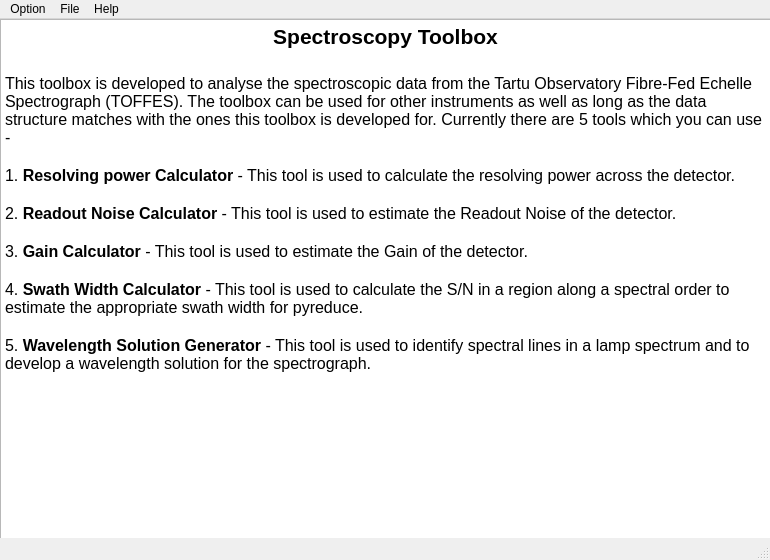
<?xml version="1.0" encoding="UTF-8"?>
<ui version="4.0">
 <class>MainWindow</class>
 <widget class="QMainWindow" name="MainWindow">
  <property name="geometry">
   <rect>
    <x>0</x>
    <y>0</y>
    <width>770</width>
    <height>560</height>
   </rect>
  </property>
  <property name="windowTitle">
   <string>MainWindow</string>
  </property>
  <widget class="QWidget" name="centralwidget">
   <widget class="QTextBrowser" name="textBrowser">
    <property name="geometry">
     <rect>
      <x>0</x>
      <y>0</y>
      <width>771</width>
      <height>541</height>
     </rect>
    </property>
    <property name="html">
     <string>&lt;!DOCTYPE HTML PUBLIC &quot;-//W3C//DTD HTML 4.0//EN&quot; &quot;http://www.w3.org/TR/REC-html40/strict.dtd&quot;&gt;
&lt;html&gt;&lt;head&gt;&lt;meta name=&quot;qrichtext&quot; content=&quot;1&quot; /&gt;&lt;style type=&quot;text/css&quot;&gt;
p, li { white-space: pre-wrap; }
&lt;/style&gt;&lt;/head&gt;&lt;body style=&quot; font-family:'Sans Serif'; font-size:9pt; font-weight:400; font-style:normal;&quot;&gt;
&lt;p align=&quot;center&quot; style=&quot; margin-top:0px; margin-bottom:0px; margin-left:0px; margin-right:0px; -qt-block-indent:0; text-indent:0px;&quot;&gt;&lt;span style=&quot; font-size:16pt; font-weight:600;&quot;&gt;Spectroscopy Toolbox&lt;/span&gt;&lt;/p&gt;
&lt;p style=&quot;-qt-paragraph-type:empty; margin-top:0px; margin-bottom:0px; margin-left:0px; margin-right:0px; -qt-block-indent:0; text-indent:0px; font-size:16pt; font-weight:600;&quot;&gt;&lt;br /&gt;&lt;/p&gt;
&lt;p style=&quot; margin-top:0px; margin-bottom:0px; margin-left:0px; margin-right:0px; -qt-block-indent:0; text-indent:0px;&quot;&gt;&lt;span style=&quot; font-size:12pt;&quot;&gt;This toolbox is developed to analyse the spectroscopic data from the Tartu Observatory Fibre-Fed Echelle Spectrograph (TOFFES). The toolbox can be used for other instruments as well as long as the data structure matches with the ones this toolbox is developed for. Currently there are 5 tools which you can use - &lt;/span&gt;&lt;/p&gt;
&lt;p style=&quot;-qt-paragraph-type:empty; margin-top:0px; margin-bottom:0px; margin-left:0px; margin-right:0px; -qt-block-indent:0; text-indent:0px; font-size:12pt;&quot;&gt;&lt;br /&gt;&lt;/p&gt;
&lt;p style=&quot; margin-top:0px; margin-bottom:0px; margin-left:0px; margin-right:0px; -qt-block-indent:0; text-indent:0px;&quot;&gt;&lt;span style=&quot; font-size:12pt;&quot;&gt;1. &lt;/span&gt;&lt;span style=&quot; font-size:12pt; font-weight:600;&quot;&gt;Resolving power Calculator&lt;/span&gt;&lt;span style=&quot; font-size:12pt;&quot;&gt; - This tool is used to calculate the resolving power across the detector.&lt;/span&gt;&lt;/p&gt;
&lt;p style=&quot;-qt-paragraph-type:empty; margin-top:0px; margin-bottom:0px; margin-left:0px; margin-right:0px; -qt-block-indent:0; text-indent:0px; font-size:12pt;&quot;&gt;&lt;br /&gt;&lt;/p&gt;
&lt;p style=&quot; margin-top:0px; margin-bottom:0px; margin-left:0px; margin-right:0px; -qt-block-indent:0; text-indent:0px;&quot;&gt;&lt;span style=&quot; font-size:12pt;&quot;&gt;2. &lt;/span&gt;&lt;span style=&quot; font-size:12pt; font-weight:600;&quot;&gt;Readout Noise Calculator&lt;/span&gt;&lt;span style=&quot; font-size:12pt;&quot;&gt; - This tool is used to estimate the Readout Noise of the detector.&lt;/span&gt;&lt;/p&gt;
&lt;p style=&quot;-qt-paragraph-type:empty; margin-top:0px; margin-bottom:0px; margin-left:0px; margin-right:0px; -qt-block-indent:0; text-indent:0px; font-size:12pt;&quot;&gt;&lt;br /&gt;&lt;/p&gt;
&lt;p style=&quot; margin-top:0px; margin-bottom:0px; margin-left:0px; margin-right:0px; -qt-block-indent:0; text-indent:0px;&quot;&gt;&lt;span style=&quot; font-size:12pt;&quot;&gt;3. &lt;/span&gt;&lt;span style=&quot; font-size:12pt; font-weight:600;&quot;&gt;Gain Calculator&lt;/span&gt;&lt;span style=&quot; font-size:12pt;&quot;&gt; - This tool is used to estimate the Gain of the detector.&lt;/span&gt;&lt;/p&gt;
&lt;p style=&quot;-qt-paragraph-type:empty; margin-top:0px; margin-bottom:0px; margin-left:0px; margin-right:0px; -qt-block-indent:0; text-indent:0px; font-size:12pt;&quot;&gt;&lt;br /&gt;&lt;/p&gt;
&lt;p style=&quot; margin-top:0px; margin-bottom:0px; margin-left:0px; margin-right:0px; -qt-block-indent:0; text-indent:0px;&quot;&gt;&lt;span style=&quot; font-size:12pt;&quot;&gt;4. &lt;/span&gt;&lt;span style=&quot; font-size:12pt; font-weight:600;&quot;&gt;Swath Width Calculator&lt;/span&gt;&lt;span style=&quot; font-size:12pt;&quot;&gt; - This tool is used to calculate the S/N in a region along a spectral order to estimate the appropriate swath width for pyreduce.&lt;/span&gt;&lt;/p&gt;
&lt;p style=&quot;-qt-paragraph-type:empty; margin-top:0px; margin-bottom:0px; margin-left:0px; margin-right:0px; -qt-block-indent:0; text-indent:0px; font-size:12pt;&quot;&gt;&lt;br /&gt;&lt;/p&gt;
&lt;p style=&quot; margin-top:0px; margin-bottom:0px; margin-left:0px; margin-right:0px; -qt-block-indent:0; text-indent:0px;&quot;&gt;&lt;span style=&quot; font-size:12pt;&quot;&gt;5. &lt;/span&gt;&lt;span style=&quot; font-size:12pt; font-weight:600;&quot;&gt;Wavelength Solution Generator&lt;/span&gt;&lt;span style=&quot; font-size:12pt;&quot;&gt; - This tool is used to identify spectral lines in a lamp spectrum and to develop a wavelength solution for the spectrograph.&lt;/span&gt;&lt;/p&gt;&lt;/body&gt;&lt;/html&gt;</string>
    </property>
   </widget>
  </widget>
  <widget class="QMenuBar" name="menubar">
   <property name="geometry">
    <rect>
     <x>0</x>
     <y>0</y>
     <width>770</width>
     <height>20</height>
    </rect>
   </property>
   <widget class="QMenu" name="menuOption">
    <property name="title">
     <string>Option</string>
    </property>
    <addaction name="actionResolving_Power_Calculator"/>
    <addaction name="actionReadout_Noise_Calculator"/>
    <addaction name="actionGain_Calculator"/>
    <addaction name="actionSwath_Width_Calculator"/>
    <addaction name="actionWavelength_Solution_Generator"/>
   </widget>
   <widget class="QMenu" name="menuFile">
    <property name="title">
     <string>File</string>
    </property>
    <addaction name="actionSave"/>
    <addaction name="actionExit"/>
   </widget>
   <widget class="QMenu" name="menuHelp">
    <property name="title">
     <string>Help</string>
    </property>
    <addaction name="actionAbout"/>
    <addaction name="actionTools_help"/>
   </widget>
   <addaction name="menuOption"/>
   <addaction name="menuFile"/>
   <addaction name="menuHelp"/>
  </widget>
  <widget class="QStatusBar" name="statusbar"/>
  <action name="actionResolving_Power_Calculator">
   <property name="text">
    <string>Resolving Power Calculator</string>
   </property>
  </action>
  <action name="actionReadout_Noise_Calculator">
   <property name="text">
    <string>Readout Noise Calculator</string>
   </property>
  </action>
  <action name="actionGain_Calculator">
   <property name="text">
    <string>Gain Calculator</string>
   </property>
  </action>
  <action name="actionSave">
   <property name="text">
    <string>Save</string>
   </property>
  </action>
  <action name="actionExit">
   <property name="text">
    <string>Exit</string>
   </property>
  </action>
  <action name="actionAbout">
   <property name="text">
    <string>About</string>
   </property>
  </action>
  <action name="actionTools_help">
   <property name="text">
    <string>Tools help</string>
   </property>
  </action>
  <action name="actionSwath_Width_Calculator">
   <property name="text">
    <string>Swath Width Calculator</string>
   </property>
  </action>
  <action name="actionWavelength_Solution_Generator">
   <property name="text">
    <string>Wavelength Solution Generator</string>
   </property>
  </action>
 </widget>
 <resources/>
 <connections/>
</ui>
